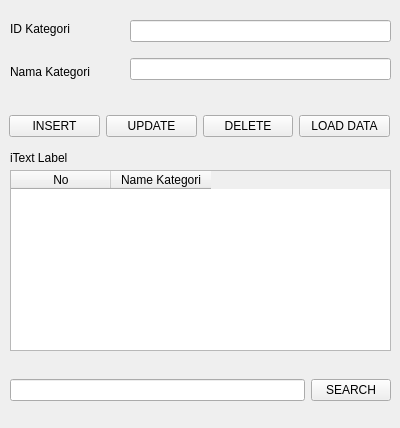
<?xml version="1.0" encoding="UTF-8"?>
<ui version="4.0">
 <class>Form</class>
 <widget class="QWidget" name="Form">
  <property name="geometry">
   <rect>
    <x>0</x>
    <y>0</y>
    <width>400</width>
    <height>428</height>
   </rect>
  </property>
  <property name="windowTitle">
   <string>Form</string>
  </property>
  <widget class="QWidget" name="verticalLayoutWidget">
   <property name="geometry">
    <rect>
     <x>10</x>
     <y>10</y>
     <width>111</width>
     <height>80</height>
    </rect>
   </property>
   <layout class="QVBoxLayout" name="verticalLayout">
    <item>
     <widget class="QLabel" name="idCategory">
      <property name="text">
       <string>ID Kategori</string>
      </property>
     </widget>
    </item>
    <item>
     <widget class="QLabel" name="categoryName">
      <property name="text">
       <string>Nama Kategori</string>
      </property>
     </widget>
    </item>
   </layout>
  </widget>
  <widget class="QWidget" name="verticalLayoutWidget_2">
   <property name="geometry">
    <rect>
     <x>130</x>
     <y>10</y>
     <width>261</width>
     <height>80</height>
    </rect>
   </property>
   <layout class="QVBoxLayout" name="verticalLayout_2">
    <item>
     <widget class="QLineEdit" name="idCategoryEdit"/>
    </item>
    <item>
     <widget class="QLineEdit" name="nameCategoryEdit"/>
    </item>
   </layout>
  </widget>
  <widget class="QWidget" name="horizontalLayoutWidget">
   <property name="geometry">
    <rect>
     <x>9</x>
     <y>110</y>
     <width>381</width>
     <height>32</height>
    </rect>
   </property>
   <layout class="QHBoxLayout" name="horizontalLayout">
    <item>
     <widget class="QPushButton" name="insertButton">
      <property name="text">
       <string>INSERT</string>
      </property>
     </widget>
    </item>
    <item>
     <widget class="QPushButton" name="deleteButton">
      <property name="text">
       <string>UPDATE</string>
      </property>
     </widget>
    </item>
    <item>
     <widget class="QPushButton" name="updateButton">
      <property name="text">
       <string>DELETE</string>
      </property>
     </widget>
    </item>
    <item>
     <widget class="QPushButton" name="loadButton">
      <property name="text">
       <string>LOAD DATA</string>
      </property>
     </widget>
    </item>
   </layout>
  </widget>
  <widget class="QLabel" name="label">
   <property name="geometry">
    <rect>
     <x>10</x>
     <y>150</y>
     <width>381</width>
     <height>16</height>
    </rect>
   </property>
   <property name="text">
    <string>iText Label</string>
   </property>
  </widget>
  <widget class="QWidget" name="verticalLayoutWidget_3">
   <property name="geometry">
    <rect>
     <x>10</x>
     <y>170</y>
     <width>381</width>
     <height>181</height>
    </rect>
   </property>
   <layout class="QVBoxLayout" name="verticalLayout_3">
    <item>
     <widget class="QTableWidget" name="tableWidget">
      <column>
       <property name="text">
        <string>No</string>
       </property>
      </column>
      <column>
       <property name="text">
        <string>Name Kategori</string>
       </property>
      </column>
     </widget>
    </item>
   </layout>
  </widget>
  <widget class="QWidget" name="horizontalLayoutWidget_2">
   <property name="geometry">
    <rect>
     <x>10</x>
     <y>370</y>
     <width>381</width>
     <height>41</height>
    </rect>
   </property>
   <layout class="QHBoxLayout" name="horizontalLayout_2">
    <item>
     <widget class="QLineEdit" name="lineEdit"/>
    </item>
    <item>
     <widget class="QPushButton" name="searchButton">
      <property name="text">
       <string>SEARCH</string>
      </property>
     </widget>
    </item>
   </layout>
  </widget>
 </widget>
 <resources/>
 <connections/>
</ui>
